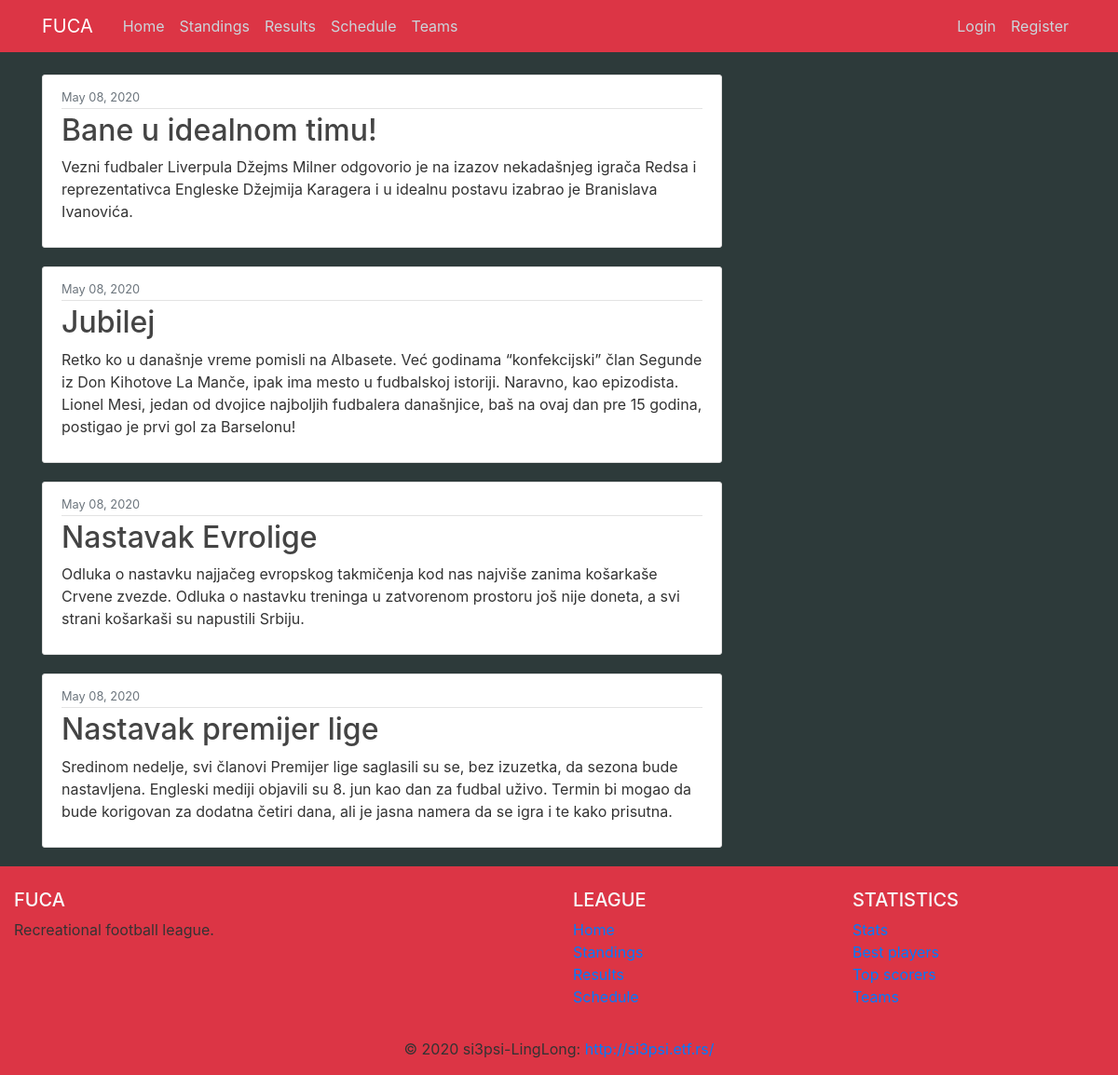
The page /home on the database its author committed.
### fuca/models.py (models this page shows, shortened)
class News(db.Model):
    __tablename__ = 'news'
    id          = db.Column(db.Integer,     primary_key=True)
    date        = db.Column(db.DateTime,    nullable=False, default=datetime.utcnow)
    title       = db.Column(db.String(100), nullable=False)
    content     = db.Column(db.Text,        nullable=False)
    def jinja_dict(self):
        return {'title'         : self.title,
                'content'       : self.content,
                'date'          : self.date.strftime('%B %d, %Y'),
                'raw_date'      : self.date,
                'id'            : self.id}

### fuca/routes/home_routes.py (the view)
@app.route("/")
@app.route("/home")
def home():
    news_db = News.query.all()
    news_list = [news.jinja_dict() for news in news_db]
    news_list = sorted(news_list, key=lambda news: news['raw_date'])[::-1]
    return render_template('home/home.html', newslist=news_list)

### fuca/templates/home/home.html
{% extends 'home/layout.html' %}
{% block content %}
    {% for news in newslist %}
        <article class="media content-section">
            <div class="media-body">
            <div class="article-metadata">
                <small class="text-muted">{{ news.date }}</small>
            </div>
            <h2 class="article-title">{{ news.title }}</h2>
            <p class="article-content">{{ news.content }}</p>
            </div>
        </article>
    {% endfor %}
{% endblock content %}

### fuca/templates/home/layout.html (shortened to what this page needs)
<!DOCTYPE html>
<html>
    <head>
        <link   rel="stylesheet"
                href="https://maxcdn.bootstrapcdn.com/bootstrap/4.0.0/css/bootstrap.min.css"
>
        <link rel="stylesheet" type="text/css" href="{{ url_for('static', filename='main.css') }}">
    </head>
    <body class="dark-background">
        <header class="site-header">
            <nav class="navbar navbar-expand-md navbar-dark bg-danger fixed-top">
                <div class="container">
                    <a class="navbar-brand mr-4" href="/">FUCA</a>
                    <div class="collapse navbar-collapse" id="navbarToggle">
                        <div class="navbar-nav mr-auto">
                            <a class="nav-item nav-link" href="{{ url_for('home') }}"> Home</a>
                            <a class="nav-item nav-link" href="{{ url_for('standings') }}"> Standings </a>
                            <a class="nav-item nav-link" href="{{ url_for('results') }}"> Results </a>
                            <a class="nav-item nav-link" href="{{ url_for('schedule') }}"> Schedule </a>
                            <a class="nav-item nav-link" href="{{ url_for('teams') }}"> Teams </a>
                        </div>
                        <div class="navbar-nav">
                            {% if current_user.is_authenticated and current_user.is_admin %}
                                <a class="nav-item nav-link" href="{{ url_for('admin') }}">Admin page</a>
                                <a class="nav-item nav-link" href="{{ url_for('account') }}">Admin Account</a>
                                <a class="nav-item nav-link" href="{{ url_for('logout') }}">Logout</a>
                            {% elif current_user.is_authenticated %}
                                <a class="nav-item nav-link" href="{{ url_for('account') }}">My Account</a>
                                <a class="nav-item nav-link" href="{{ url_for('logout') }}">Logout</a>
                            {% else %}
                                <a class="nav-item nav-link" href="{{ url_for('login') }}">Login</a>
                                <a class="nav-item nav-link" href="{{ url_for('register') }}">Register</a>
                            {% endif %}
                        </div>
                    </div>
                </div>
            </nav>
        </header>
        <main role="main" class="container">
            <div class="row">
                <div class="col-md-8">
                    {% block content %}{% endblock %}
                </div>
            </div>
        </main>
        <footer class="page-footer font-small blue pt-4 bg-danger">
            <div class="container-fluid text-center text-md-left">
                <div class="row">
                    <div class="col-md-6 mt-md-0 mt-3">
                        <h5 class="text-uppercase text-light">FUCA</h5>
                        <p>Recreational football league.</p>
                    </div>
                    <div class="col-md-3 mb-md-0 mb-3">
                        <h5 class="text-uppercase text-light">League</h5>
                        <ul class="list-unstyled">
                            <li>
                                <a href="#!">Home</a>
                            </li>
                            <li>
                                <a href="#!">Standings</a>
                            </li>
                            <li>
                                <a href="#!">Results</a>
                            </li>
                            <li>
                                <a href="#!">Schedule</a>
                            </li>
                        </ul>
                    </div>
                    <div class="col-md-3 mb-md-0 mb-3">
                        <h5 class="text-uppercase text-light">Statistics</h5>
                        <ul class="list-unstyled">
                            <li>
                                <a href="#!">Stats</a>
                            </li>
                            <li>
                                <a href="#!">Best players</a>
                            </li>
                            <li>
                                <a href="#!">Top scorers</a>
                            </li>
                            <li>
                                <a href="#!">Teams</a>
                            </li>
                        </ul>
                    </div>
                </div>
            </div>
            <div class="footer-copyright text-center py-3">© 2020 si3psi-LingLong:
                <a href="http://si3psi.etf.rs/"> http://si3psi.etf.rs/ </a>
            </div>
        </footer>
    </body>
</html>

### fuca/static/main.css (style rules this page uses)
body { background: #fafafa; color: #333333; margin-top: 5rem; }
h1, h2, h3, h4, h5, h6 { color: #444444; }
.dark-background { background-color:#2D3A3A; }
.site-header .navbar-nav .nav-link { color: #cbd5db; }
.content-section { background: #ffffff; padding: 10px 20px; border: 1px solid #dddddd; border-radius: 3px; margin-bottom: 20px; }
.article-title { color: #444444; }
.article-content { white-space: pre-line; }
.article-metadata { padding-bottom: 1px; margin-bottom: 4px; border-bottom: 1px solid #e3e3e3 }

### rows shown on the page
News: date "May 08, 2020", title "Bane u idealnom timu!", content "Vezni fudbaler Liverpula Džejms Milner odgovorio je na izazov nekadašnjeg igrača Redsa i reprezentativca Engleske Džejmija Karagera i u idealnu postavu izabrao je Branislava Ivanovića."
News: date "May 08, 2020", title "Jubilej", content "Retko ko u današnje vreme pomisli na Albasete. Već godinama “konfekcijski” član Segunde iz Don Kihotove La Manče, ipak ima mesto u fudbalskoj istoriji. Naravno, kao epizodista. Lionel Mesi, jedan od dvojice najboljih fudbalera današnjice, baš na ovaj dan pre 15 godina, postigao je prvi gol za Barselonu!"
News: date "May 08, 2020", title "Nastavak Evrolige", content "Odluka o nastavku najjačeg evropskog takmičenja kod nas najviše zanima košarkaše Crvene zvezde. Odluka o nastavku treninga u zatvorenom prostoru još nije doneta, a svi strani košarkaši su napustili Srbiju."
News: date "May 08, 2020", title "Nastavak premijer lige", content "Sredinom nedelje, svi članovi Premijer lige saglasili su se, bez izuzetka, da sezona bude nastavljena. Engleski mediji objavili su 8. jun kao dan za fudbal uživo. Termin bi mogao da bude korigovan za dodatna četiri dana, ali je jasna namera da se igra i te kako prisutna."
